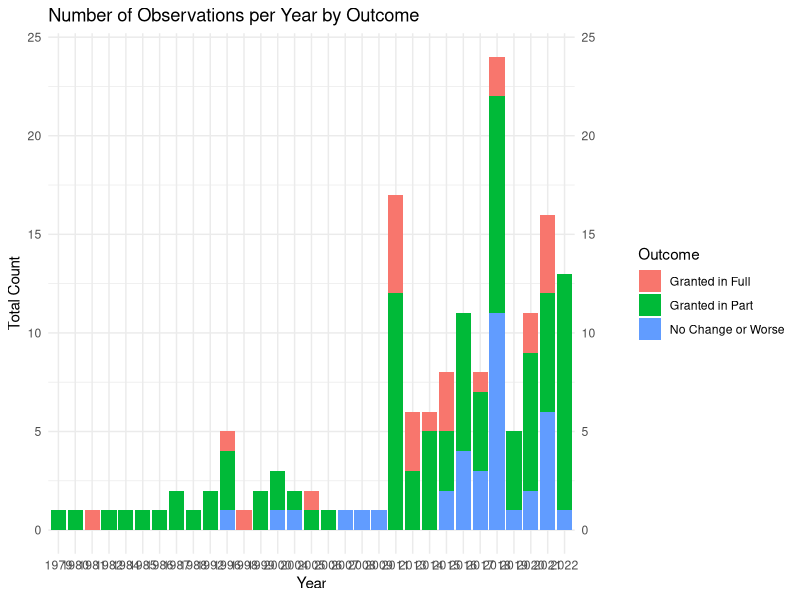
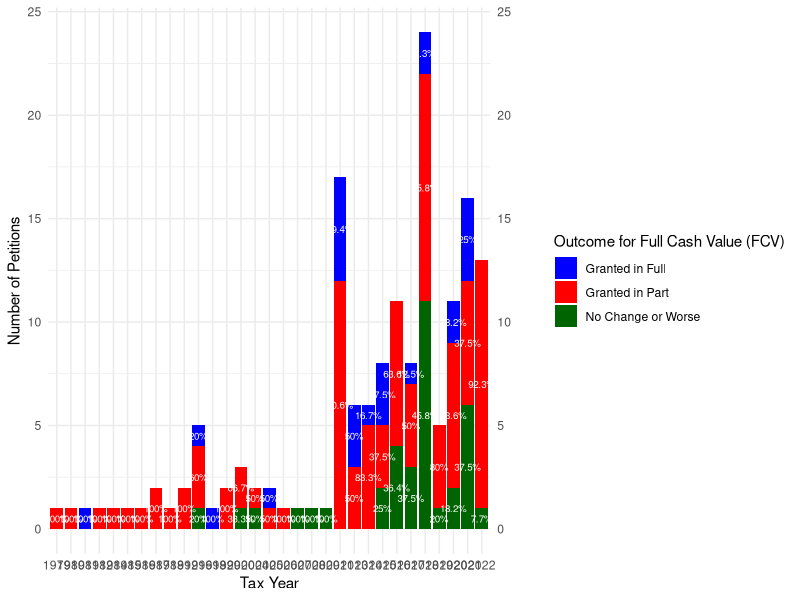
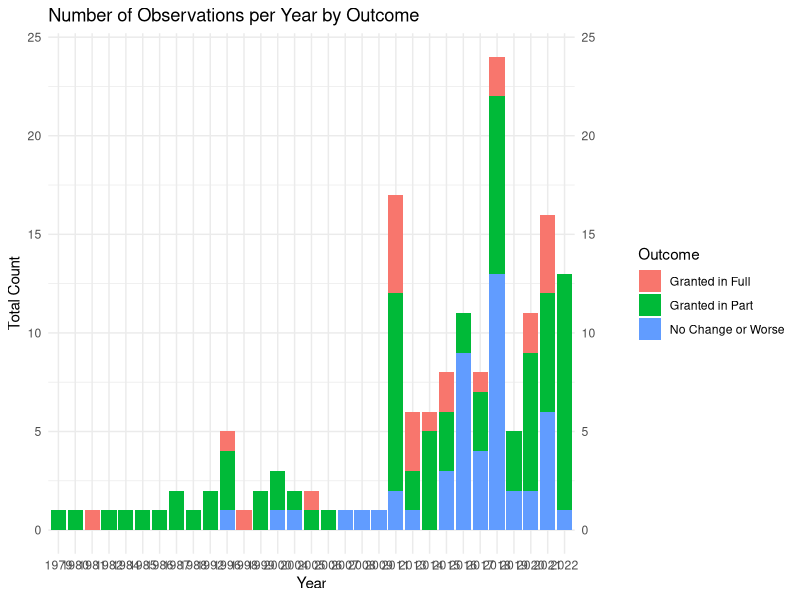
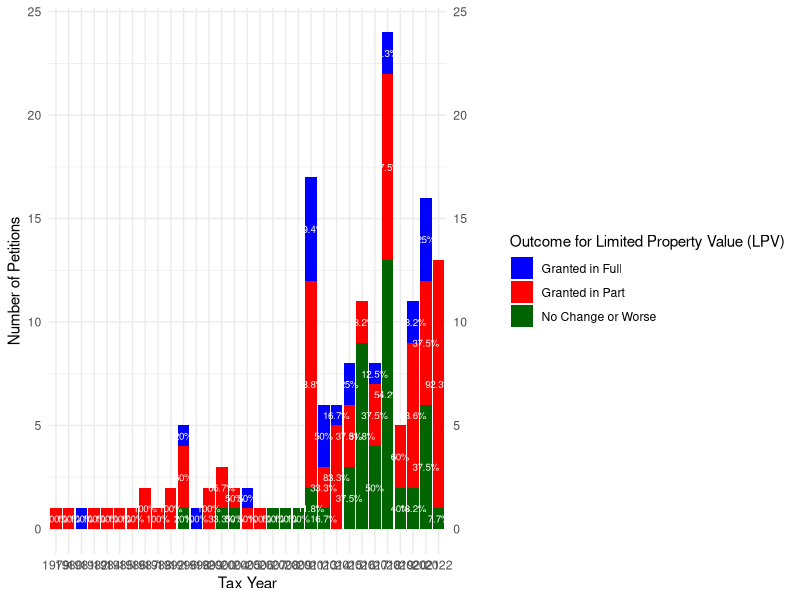

These figures' R source, in order:

library(tidyverse)

# read data into tibble
petitions <- read_csv("Updated2/master_edited_5.2.25.csv")

# create identifier
petitions$ID <- 1:nrow(petitions)

# rename relevant columns
names(petitions)[2] <- 'include'
names(petitions)[3] <- 'tax_year'
names(petitions)[11] <- 'FCV_owner'
names(petitions)[12] <- 'LPV_owner'
names(petitions)[13] <- 'FCV_notice'
names(petitions)[14] <- 'LPV_notice'
names(petitions)[15] <- 'FCV_decision'
names(petitions)[16] <- 'LPV_decision'
names(petitions)[19] <- 'outcome'
names(petitions)[20] <- 'outcome_details'
names(petitions)[21] <- 'FCV_change'
names(petitions)[22] <- 'LPV_change'

petitions$tax_year = as.character(petitions$tax_year)
pet = subset(petitions,include == 1)

p2a <- ggplot(pet, aes(x = tax_year, fill = outcome_FCV)) + geom_bar(position = "stack") + theme_minimal()  
p2a <- p2a + labs(title = "Number of Observations per Year by Outcome",x = "Year",y = "Total Count",fill = "Outcome")
p2a <- p2a + scale_y_continuous(sec.axis = dup_axis(name = ""))

p2b <- ggplot(pet, aes(x = tax_year, fill = outcome_LPV)) + geom_bar(position = "stack") + theme_minimal()  
p2b <- p2b + labs(title = "Number of Observations per Year by Outcome",x = "Year",y = "Total Count",fill = "Outcome")
p2b <- p2b + scale_y_continuous(sec.axis = dup_axis(name = ""))

p2a2 <- ggplot(pet, aes(x = tax_year, fill = outcome_FCV)) + geom_bar(position = "stack") + theme_minimal() 
p2a2 <- p2a2 + geom_text(stat = "count", 
    aes(label = paste0(round(after_stat(count / tapply(..count.., ..x.., sum)[as.character(..x..)] * 100), 1), "%")),
    position = position_stack(vjust = 0.5), color = "white", size = 2.5)
p2a2 <- p2a2 + scale_fill_manual(values = c("No Change or Worse" = "darkgreen","Granted in Full" = "blue","Granted in Part" = "red"))
p2a2 <- p2a2 + labs(fill = "Outcome for Full Cash Value (FCV)")
p2a2 <- p2a2 + labs(x = "Tax Year", y = "Number of Petitions")
p2a2 <- p2a2 + scale_y_continuous(sec.axis = dup_axis(name = ""))

p2b2 <- ggplot(pet, aes(x = tax_year, fill = outcome_LPV)) + geom_bar(position = "stack") + theme_minimal() 
p2b2 <- p2b2 + geom_text(stat = "count", 
                         aes(label = paste0(round(after_stat(count / tapply(..count.., ..x.., sum)[as.character(..x..)] * 100), 1), "%")),
                         position = position_stack(vjust = 0.5), color = "white", size = 2.5)
p2b2 <- p2b2 + scale_fill_manual(values = c("No Change or Worse" = "darkgreen","Granted in Full" = "blue","Granted in Part" = "red"))
p2b2 <- p2b2 + labs(fill = "Outcome for Limited Property Value (LPV)")
p2b2 <- p2b2 + labs(x = "Tax Year", y = "Number of Petitions")
p2b2 <- p2b2 + scale_y_continuous(sec.axis = dup_axis(name = ""))
